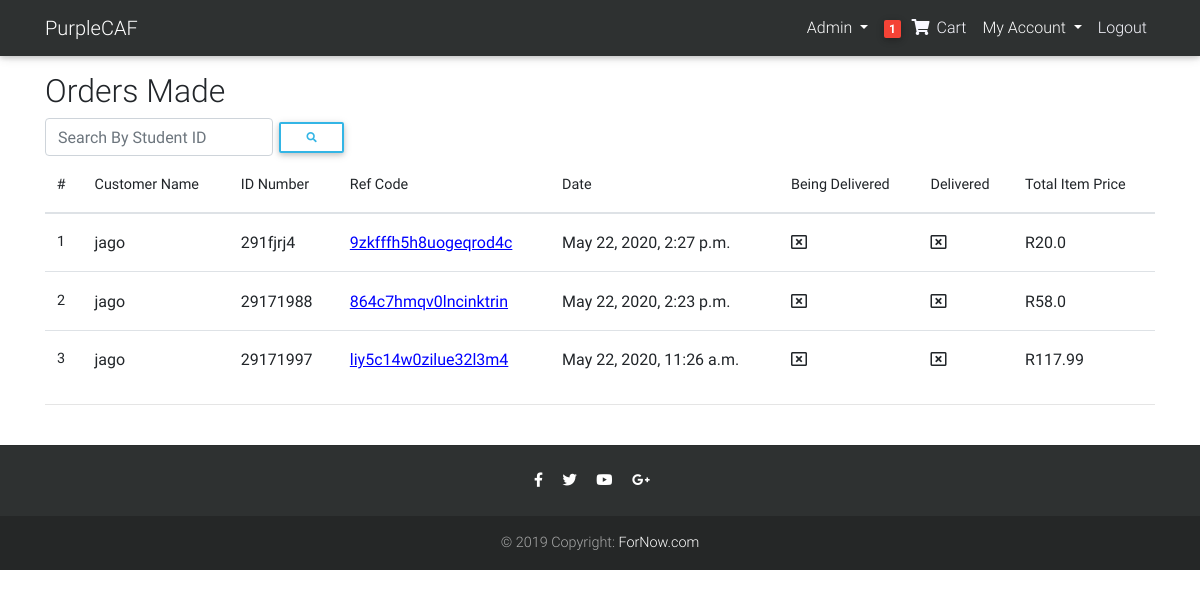
The app's page /orders (signed in), older data.
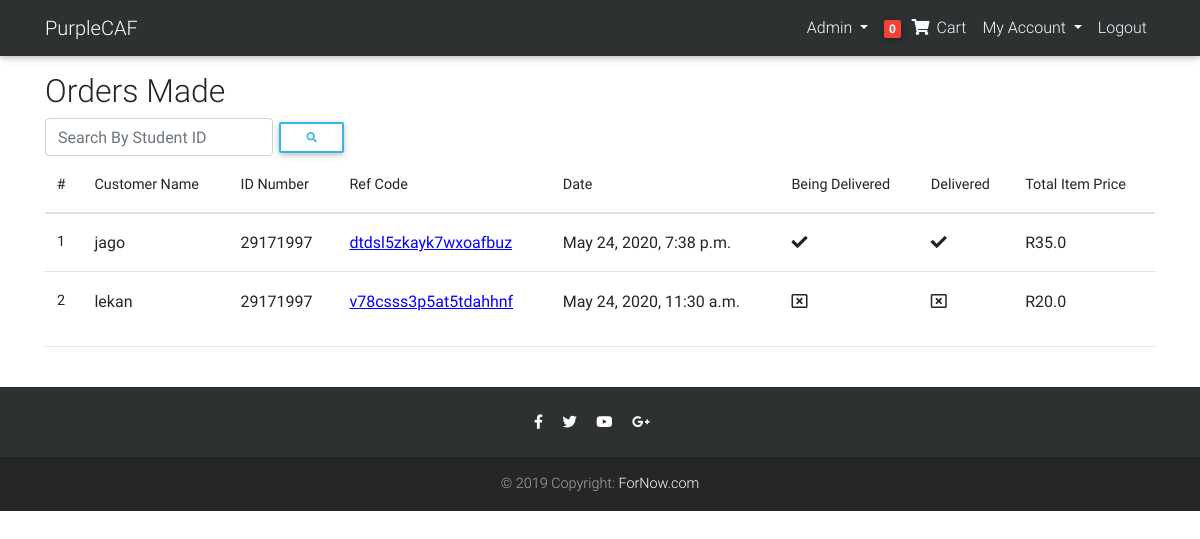
The same page, newer data.
### core/models.py (models this page shows, shortened)
class Order(models.Model):
    user = models.ForeignKey(User, on_delete=models.CASCADE)
    ref_code = models.CharField(max_length=20, blank=True, null=True)
    item = models.ManyToManyField(OrderItem)
    start_date = models.DateTimeField(auto_now_add=True)
    ordered_date = models.DateTimeField()
    ordered = models.BooleanField(default=False)
    shipping_address = models.ForeignKey(
        'Address', related_name='shipping_address', on_delete=models.SET_NULL, blank=True, null=True)
    payment = models.ForeignKey(
        'Payment', on_delete=models.SET_NULL, blank=True, null=True)
    delivery_option = models.CharField(max_length=2, choices=DELIVERY_CHOICE, blank=True, null=True)
    being_delivered = models.BooleanField(default=False)
    received = models.BooleanField(default=False)
    student_number = models.CharField(max_length=8, blank=True, null=True)
    service_charge = models.IntegerField(default=0)
    def get_total(self):
        total = 0
        for order_item in self.item.all():
            total += order_item.get_final_price()
        return round(total,2)

class OrderItem(models.Model):
    user = models.ForeignKey(User, on_delete=models.CASCADE)
    item = models.ForeignKey(Item, on_delete=models.CASCADE)
    quantity = models.IntegerField(default=1)
    ordered = models.BooleanField(default=False)
    def get_total_item_price(self):
        return self.quantity * self.item.price
    def get_total_discount_item_price(self):
        return self.quantity * self.item.discount_price
    def get_final_price(self):
        if self.item.discount_price:
            return self.get_total_discount_item_price()
        return self.get_total_item_price()

class Item(models.Model):
    title = models.CharField(max_length=100)
    price = models.FloatField()
    discount_price = models.FloatField(blank=True, null=True)
    category = models.CharField(choices=CATEGORY_CHOICES, max_length=2)
    available = models.BooleanField(default=True)
    slug = models.SlugField(unique=True, null = True, blank = True)
    description = models.TextField()

### core/views.py (the view, shortened to what this page needs)
# urls.py: path('orders', OrderListView.as_view(), name="orders"),
class OrderListView(UserPassesTestMixin, View):
    def get(self, *args, **kwargs):
        try:
            form = SearchForm()
            order = Order.objects.filter(ordered=True).order_by('-pk')
            context = {
                'object': order,
                'form': form
            }
            return render(self.request, 'order.html', context)
        except ObjectDoesNotExist:
            messages.warning(self.request, "No Orders Have Been Made")
            return redirect("/")
    def test_func(self):
        return self.request.user.is_staff or self.request.user.is_superuser

### core/forms.py
class SearchForm(forms.Form):
    searchfield = forms.CharField(required=True, label='', widget=forms.TextInput(attrs={
        'placeholder': 'Search By Student ID',
        'class': 'form-control',
    }))

### core/templatetags/cart_template_tags.py (called while the page is built)
@register.filter
def cart_item_count(user):
    if user.is_authenticated:
        qs = Order.objects.filter(user=user, ordered=False)
        if qs.exists():
            return qs[0].item.count()
    return 0

### templates/order.html (shortened to what this page needs)
{% extends "base.html" %}
{% load crispy_forms_tags %}
{% block content %}
  <main>
    <div class="container">
    <div class="table-responsive text-nowrap">
    <h2>Orders Made</h2>
    <form class="form-inline" METHOD ="POST">
        {{ form|crispy }}
        <button class="btn btn-outline-info btn-sm my-2 my-sm-0" type="submit"><i class="fas fa-search fa-1x"></i></button>
    </form>
    <table class="table">
        <thead>
        <tr>
            <th scope="col">#</th>
            <th scope="col">Customer Name</th>
            <th scope="col">ID Number</th>
            <th scope="col">Ref Code</th>
            <th scope="col">Date</th>
            <th scope="col">Being Delivered</th>
            <th scope="col">Delivered</th>
            <th scope="col">Total Item Price</th>
        </tr>
        </thead>
        <tbody>
        {% for order_item in object %}
        <tr>
            <th scope="row">{{ forloop.counter }}</th>
            <td style="font-size:1rem; font-weight:400;">{{ order_item.user.username }}</td>
            <td style="font-size:1rem; font-weight:400;">
                {% if order_item.delivery_option == 'RD' %}
                    {{order_item.shipping_address.student_number}}
                {% elif order_item.delivery_option == 'PU' %}
                    {{ order_item.student_number}}
                {% endif %}
            </td>
            <td style="font-size:1rem; font-weight:400;">
                <a href="{% url 'core:order-detail' order_item.ref_code %}" style="text-decoration: underline; color:blue;" >{{ order_item.ref_code }}</a>
            </td>
            <td style="font-size:1rem; font-weight:400;">
                {{ order_item.start_date }}
            </td>
            <td  style="font-size:1rem; font-weight:400;">
                {%if order_item.being_delivered%}
                <i class="fas fa-check"></i>
                {%else%}
                <i class="far fa-window-close"></i>
                {%endif%}
            </td>
            <td  style="font-size:1rem; font-weight:400;">
                {%if order_item.received%}
                <i class="fas fa-check"></i>
                {%else%}
                <i class="far fa-window-close"></i>
                {%endif%}
            </td>
            <td style="font-size:1rem; font-weight:400;">
                R{{order_item.get_total}}
            </td>
        </tr>
        {% empty %}
        <tr>
            <td colspan='8' style="font-size:1rem; font-weight:400;">No Orders Have Been Made</td>
        </tr>
        {% endfor %}
        </tbody>
    </table>
        <hr>
    </div>
    </div>
  </main>
{% endblock content %}

### templates/navbar.html (shortened to what this page needs)
{% load cart_template_tags %}
<nav style="background-color: #2e3131;" class="navbar navbar-expand-md navbar-dark bg-steel fixed-top">
  <div class="container">
    <a class="navbar-brand" href="/">PurpleCAF</a>
    <div class="collapse navbar-collapse" id="navbarToggle">
      <div class="navbar-nav">
        {% if request.user.is_superuser%}
        <li class="nav-item dropdown">
          <a class="nav-link dropdown-toggle" href="#" id="navbarDropdown" role="button" data-toggle="dropdown" aria-haspopup="true" aria-expanded="false">
            Admin
          </a>
        </li>
        {%endif%}
        {% if request.user.is_authenticated %}
        <li class="nav-item dropdown">
            <a href="{% url 'core:order-summary' %}"class="nav-link waves-effect">
              <span class="badge cart_ red z-depth-1 mr-1"> {{ request.user|cart_item_count }} </span>
              <i style="color: ghostwhite;" class="fas fa-shopping-cart"></i>
              <span style="color: ghostwhite;" class="clearfix d-non d-sm-inline-block"> Cart </span>
            </a>
        </li>
        <li class="nav-item dropdown">
          <a class="nav-link dropdown-toggle" href="#" id="navbarDropdown" role="button" data-toggle="dropdown" aria-haspopup="true" aria-expanded="false">
            My Account
          </a>
        </li>
        <li class="nav-item dropdown">
            <a href="{% url 'account_logout'%}" class="nav-link waves-effect">
              <span style="color: ghostwhite;" class="clearfix d-non d-sm-inline-block"> Logout </span>
            </a>
        </li>
        {% endif %}
      </div>
    </div>
  </div>
</nav>

Row changes from the older to the newer data that the page shows:
removed Order: user.username "jago", student_number "291fjrj4", ref_code "9zkfffh5h8uogeqrod4c", start_date "May 22, 2020, 2:27 p.m.", being_delivered False (drawn), received False (drawn), get_total "20.0"
removed Order: user.username "jago", student_number "29171988", ref_code "864c7hmqv0lncinktrin", start_date "May 22, 2020, 2:23 p.m.", being_delivered False (drawn), received False (drawn), get_total "58.0"
removed Order: user.username "jago", student_number "29171997", ref_code "liy5c14w0zilue32l3m4", start_date "May 22, 2020, 11:26 a.m.", being_delivered False (drawn), received False (drawn), get_total "117.99"
added Order: user.username "jago", student_number "29171997", ref_code "dtdsl5zkayk7wxoafbuz", start_date "May 24, 2020, 7:38 p.m.", being_delivered True (drawn), received True (drawn), get_total "35.0"
added Order: user.username "lekan", student_number "29171997", ref_code "v78csss3p5at5tdahhnf", start_date "May 24, 2020, 11:30 a.m.", being_delivered False (drawn), received False (drawn), get_total "20.0"
Text that changed along with them:
{{ request.user|cart_item_count }}: "1" → "0"
